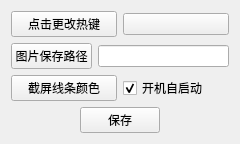
<?xml version="1.0" encoding="UTF-8"?>
<ui version="4.0">
 <class>SetWidget</class>
 <widget class="QWidget" name="SetWidget">
  <property name="geometry">
   <rect>
    <x>0</x>
    <y>0</y>
    <width>240</width>
    <height>140</height>
   </rect>
  </property>
  <property name="windowTitle">
   <string>Form</string>
  </property>
  <layout class="QVBoxLayout" name="verticalLayout">
   <item>
    <layout class="QHBoxLayout" name="horizontalLayout">
     <item>
      <widget class="QPushButton" name="pushButton">
       <property name="text">
        <string>点击更改热键</string>
       </property>
      </widget>
     </item>
     <item>
      <widget class="ShortCutInputer" name="btn_hotKey">
       <property name="text">
        <string/>
       </property>
      </widget>
     </item>
    </layout>
   </item>
   <item>
    <layout class="QHBoxLayout" name="horizontalLayout_4">
     <item>
      <widget class="QPushButton" name="btn_savePath">
       <property name="text">
        <string>图片保存路径</string>
       </property>
      </widget>
     </item>
     <item>
      <widget class="QLineEdit" name="edit_savePath">
       <property name="alignment">
        <set>Qt::AlignmentFlag::AlignCenter</set>
       </property>
      </widget>
     </item>
    </layout>
   </item>
   <item>
    <layout class="QHBoxLayout" name="horizontalLayout_2">
     <item>
      <widget class="QPushButton" name="btn_color">
       <property name="text">
        <string>截屏线条颜色</string>
       </property>
      </widget>
     </item>
     <item>
      <widget class="QCheckBox" name="box_autoStart">
       <property name="text">
        <string>开机自启动</string>
       </property>
       <property name="checked">
        <bool>true</bool>
       </property>
      </widget>
     </item>
    </layout>
   </item>
   <item>
    <layout class="QHBoxLayout" name="horizontalLayout_5">
     <item>
      <spacer name="horizontalSpacer_6">
       <property name="orientation">
        <enum>Qt::Orientation::Horizontal</enum>
       </property>
       <property name="sizeHint" stdset="0">
        <size>
         <width>40</width>
         <height>20</height>
        </size>
       </property>
      </spacer>
     </item>
     <item>
      <widget class="QPushButton" name="btn_save">
       <property name="text">
        <string>保存</string>
       </property>
      </widget>
     </item>
     <item>
      <spacer name="horizontalSpacer_5">
       <property name="orientation">
        <enum>Qt::Orientation::Horizontal</enum>
       </property>
       <property name="sizeHint" stdset="0">
        <size>
         <width>40</width>
         <height>20</height>
        </size>
       </property>
      </spacer>
     </item>
    </layout>
   </item>
  </layout>
 </widget>
 <customwidgets>
  <customwidget>
   <class>ShortCutInputer</class>
   <extends>QPushButton</extends>
   <header>shortcutinputer.h</header>
  </customwidget>
 </customwidgets>
 <resources/>
 <connections/>
</ui>
